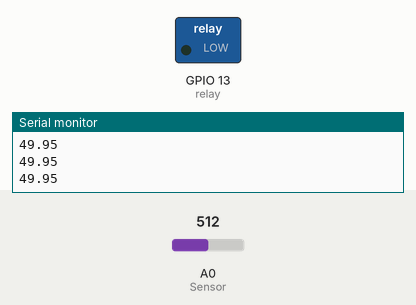
Recording of a sketch running on a simulated ESP8266 (NodeMCU). Shown: switched loads named in the sketch (green lamp = pin HIGH), the last lines printed to the serial monitor. Inputs (shaded band) come from the test bench; at power-on: A0 (Sensor) = 512. WiFi joins after 1.5 s; servers stay silent unless stated.

Above: at 2.7 s.
2.8 s: A0 (Sensor) set to 877
4.3 s: A0 (Sensor) set to 901
At 5.7 s:
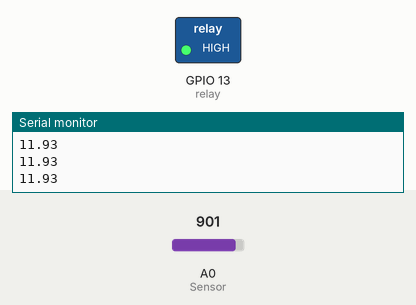
6.0 s: A0 (Sensor) set to 716
At 6.4 s:
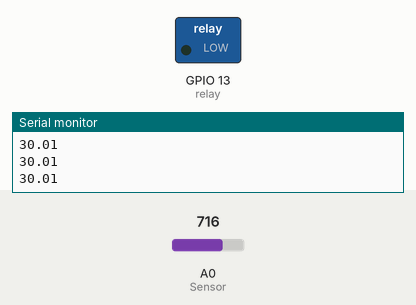
7.6 s: A0 (Sensor) set to 900
At 8.4 s:
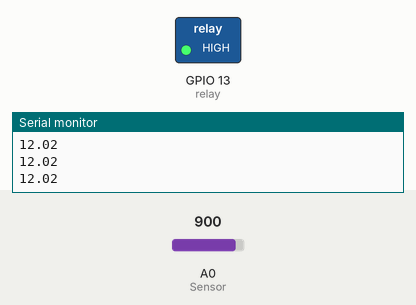
Timing chart, 0 to 10.3 s (numbered marks = the images above; inputs shaded):
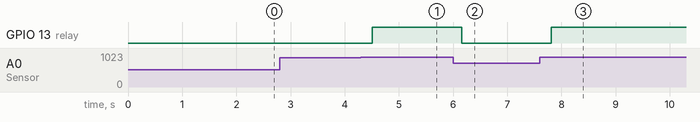

Measured:
- the behaviour switches between 890 and 891 on A0 (Sensor) (found by bisection; images 0 and 1)
- after the input at 4.3 s, GPIO 13 (relay): LOW → HIGH after 0.21 s
- after the input at 6.0 s, GPIO 13 (relay): HIGH → LOW after 0.16 s
- after the input at 7.6 s, GPIO 13 (relay): LOW → HIGH after 0.21 s

The sketch:

idex.ino
```cpp
#include <ESP8266WiFi.h>
#include <FirebaseArduino.h>

#define FIREBASE_HOST "drip-irigation-8b221-default-rtdb.asia-southeast1.firebasedatabase.app"
#define FIREBASE_AUTH "4kc0J60267BtPLKjIusnIB465ub6QJIRJ67nl0Te"
#define WIFI_SSID "keylogger"
#define WIFI_PASSWORD "keylogger"

const int Sensor=A0;
const int relay=13;
void setup(){
  Serial.begin(115200);
   pinMode(relay,OUTPUT);
  pinMode(Sensor,INPUT);
   while (!Serial) {
      ; // wait for serial port to connect. Needed for native USB port only
     }

    // connect to wifi.
    WiFi.begin(WIFI_SSID, WIFI_PASSWORD);
    Serial.print("connecting");
    while (WiFi.status() != WL_CONNECTED)
    {
        Serial.print(".");
        delay(500);
    }
    Serial.println();
    Serial.print("connected: ");
    Serial.println(WiFi.localIP());

    Firebase.begin(FIREBASE_HOST, FIREBASE_AUTH);
}
void loop(){
   float moisture_percentage;
//
  moisture_percentage = ( 100.00 - ( (analogRead(Sensor)/1023.00) * 100.00 ) );
  Serial.println(moisture_percentage);
    Firebase.setFloat("moisture_percentage",moisture_percentage);
  if (Firebase.failed()) {
      Serial.print("setting /number failed:");
      Serial.println(Firebase.error());
      return;
  }
  if (moisture_percentage<13){
    digitalWrite(relay,HIGH);
  }
  else{
    digitalWrite(relay,LOW);
  }
}
```
